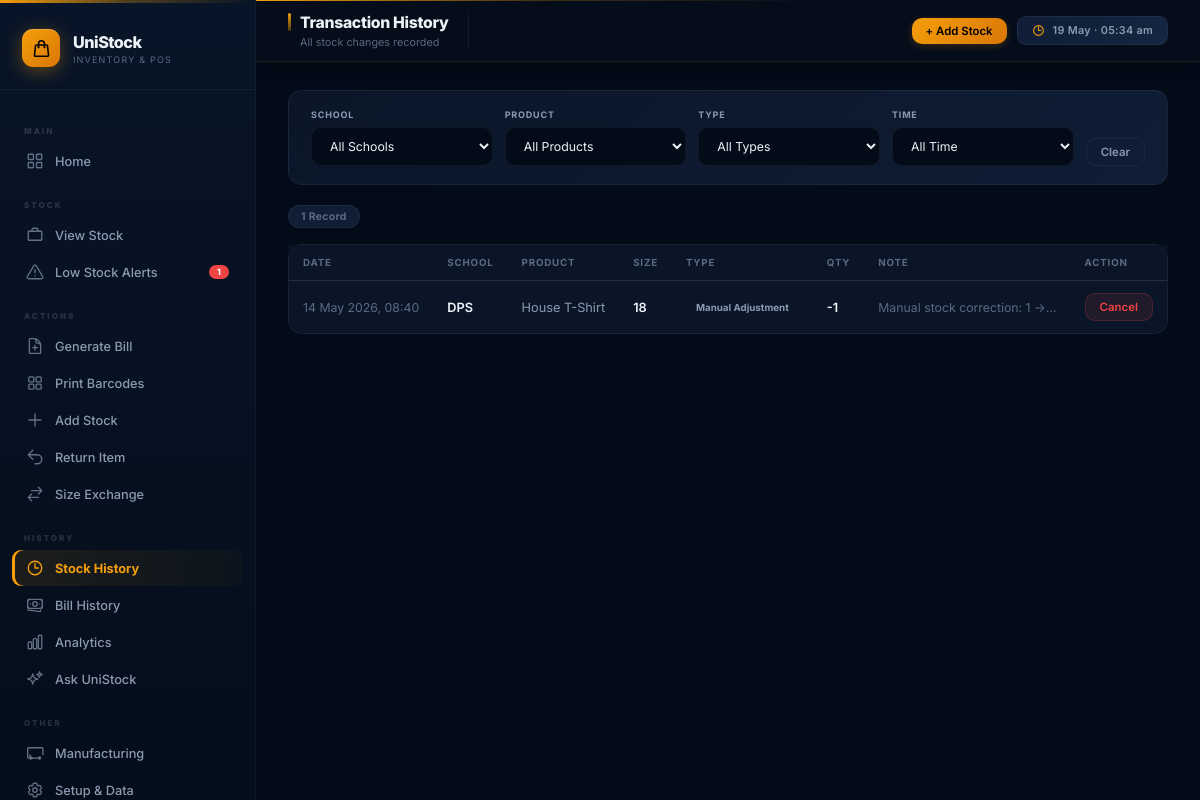
Page /history/ (signed in) on the committed database.
### transactions/models.py (models this page shows, shortened)
class StockTransaction(models.Model):
    TRANSACTION_TYPES = [
        ('RESTOCK', 'Stock Added'),
        ('SALE', 'Sale'),
        ('RETURN', 'Return'),
        ('EXCHANGE_IN', 'Exchange — Returned'),
        ('EXCHANGE_OUT', 'Exchange — Given'),
        ('BILL_SALE', 'Bill Sale'),
        ('ADJUSTMENT', 'Manual Adjustment'),
    ]
    school_product = models.ForeignKey(
        SchoolProduct, on_delete=models.CASCADE, related_name='transactions'
    )
    transaction_type = models.CharField(max_length=20, choices=TRANSACTION_TYPES)
    quantity = models.IntegerField()
    note = models.TextField(blank=True)
    created_at = models.DateTimeField(auto_now_add=True, db_index=True)
    is_void = models.BooleanField(default=False, db_index=True)
    void_reason = models.TextField(blank=True)
    class Meta:
        ordering = ['-created_at']

### schools/models.py (models this page shows, shortened)
class SchoolProduct(models.Model):
    school = models.ForeignKey(School, on_delete=models.CASCADE, related_name='school_products', null=True, blank=True)
    product = models.ForeignKey(Product, on_delete=models.CASCADE, related_name='school_products')
    size = models.ForeignKey(Size, on_delete=models.CASCADE, related_name='school_products')
    price = models.DecimalField(max_digits=8, decimal_places=2, null=True, blank=True)
    stock = models.IntegerField(default=0, db_index=True)
    low_stock_threshold = models.IntegerField(default=5)
    sku_code = models.CharField(max_length=30, unique=True, blank=True, null=True, db_index=True)
    class Meta:
        ordering = ['school__name', 'product__name', 'size__size_value']
        indexes = [
            models.Index(fields=['school', 'product', 'size'], name='idx_school_product_size'),
            models.Index(fields=['school', 'product'], name='idx_school_product'),
            models.Index(fields=['stock'], name='idx_stock_level'),
        ]
        constraints = [
            models.UniqueConstraint(
                fields=['school', 'product', 'size'],
                condition=Q(school__isnull=False),
                name='uniq_school_product_size_specific',
            ),
            models.UniqueConstraint(
                fields=['product', 'size'],
                condition=Q(school__isnull=True),
                name='uniq_school_product_size_general',
            ),
            models.CheckConstraint(
                condition=Q(price__isnull=True) | Q(price__gte=0),
                name='schoolproduct_price_non_negative',
            ),
            models.CheckConstraint(
                condition=Q(stock__gte=0),
                name='schoolproduct_stock_non_negative',
            ),
            models.CheckConstraint(
                condition=Q(low_stock_threshold__gte=0),
                name='schoolproduct_threshold_non_negative',
            ),
        ]

class School(models.Model):
    name = models.CharField(max_length=100)
    code = models.CharField(max_length=20)
    class Meta:
        ordering = ['name']
        constraints = [
            models.UniqueConstraint(Lower('code'), name='uniq_school_code_ci'),
        ]

### products/models.py (models this page shows, shortened)
class Product(models.Model):
    name = models.CharField(max_length=100, unique=True)

### sizes/models.py (models this page shows, shortened)
class Size(models.Model):
    product = models.ForeignKey(Product, on_delete=models.CASCADE)
    size_value = models.CharField(max_length=20)
    class Meta:
        constraints = [
            models.UniqueConstraint(
                'product',
                Lower('size_value'),
                name='uniq_size_per_product_ci',
            ),
        ]

### dashboard/views.py (the view)
# urls.py: path('history/', views.transaction_history, name='transaction_history'),
def transaction_history(request):
    qs = StockTransaction.objects.select_related(
        'school_product__school', 'school_product__product', 'school_product__size'
    )
    school_id = request.GET.get('school')
    product_id = request.GET.get('product')
    tx_type = request.GET.get('type')
    date_range = request.GET.get('range', '')
    show_void = request.GET.get('void', '')
    if school_id:
        qs = qs.filter(school_product__school_id=school_id)
    if product_id:
        qs = qs.filter(school_product__product_id=product_id)
    if tx_type:
        qs = qs.filter(transaction_type=tx_type)
    if not show_void:
        qs = qs.filter(is_void=False)
    if date_range == 'today':
        qs = qs.filter(created_at__date=timezone.now().date())
    elif date_range == 'week':
        qs = qs.filter(created_at__gte=timezone.now() - timedelta(days=7))
    elif date_range == 'month':
        qs = qs.filter(created_at__gte=timezone.now() - timedelta(days=30))
    paginator = Paginator(qs, 30)
    page = request.GET.get('page', 1)
    txs = paginator.get_page(page)
    ctx = {
        'txs': txs,
        'schools': School.objects.all(),
        'products': Product.objects.all(),
        'selected_school': school_id or '',
        'selected_product': product_id or '',
        'selected_type': tx_type or '',
        'selected_range': date_range,
        'show_void': show_void,
        'total_count': paginator.count,
    }
    return render(request, 'transactions/history.html', ctx)

### dashboard/context_processors.py (called while the page is built)
def global_stats(request):
    low_stock_count = cache.get('low_stock_count')
    if low_stock_count is None:
        try:
            low_stock_count = SchoolProduct.objects.filter(stock__lte=F('low_stock_threshold')).count()
            cache.set('low_stock_count', low_stock_count, 300) # Cache for 5 minutes
        except Exception:
            low_stock_count = 0
    return {'low_stock_count': low_stock_count}

### templates/transactions/history.html (shortened to what this page needs)
{% extends 'base.html' %}
{% block nav_history %}active{% endblock %}
{% block page_title %}Transaction History{% endblock %}
{% block page_sub %}All stock changes recorded{% endblock %}
{% block topbar_actions %}<a href="{% url 'stock_in' %}" class="btn btn-primary btn-sm">+ Add Stock</a>{% endblock %}
{% block content %}
<form method="GET" class="filter-bar">
  <div class="form-group">
    <label>School</label>
    <select class="searchable" name="school" onchange="this.form.submit()">
      <option value="">All Schools</option>
    </select>
  </div>
  <div class="form-group">
    <label>Product</label>
    <select class="searchable" name="product" onchange="this.form.submit()">
      <option value="">All Products</option>
    </select>
  </div>
  <div class="form-group">
    <label>Type</label>
    <select class="searchable" name="type" onchange="this.form.submit()">
      <option value="">All Types</option>
    </select>
  </div>
  <div class="form-group">
    <label>Time</label>
    <select class="searchable" name="range" onchange="this.form.submit()">
      <option value="">All Time</option>
    </select>
  </div>
  <div class="form-group" style="flex:0;min-width:auto">
    <label>&nbsp;</label>
    <a href="{% url 'transaction_history' %}" class="btn btn-outline btn-sm">Clear</a>
  </div>
</form>
<div style="display:flex; justify-content:space-between; align-items:center; margin-bottom:16px;">
  <span class="record-count">{{ total_count }} Record{{ total_count|pluralize }}</span>
</div>
<div class="card" style="padding:0;">
  <div class="table-wrap">
    <table>
      <thead>
        <tr><th>Date</th><th>School</th><th>Product</th><th>Size</th><th>Type</th><th>Qty</th><th>Note</th><th>Action</th></tr>
      </thead>
      <tbody>
        {% for tx in txs %}
        <tr{% if tx.is_void %} class="void-row"{% endif %}>
          <td class="text-muted">{{ tx.created_at|date:"d M Y, H:i" }}</td>
          <td><strong>{{ tx.school_product.school.name|default:"General Item" }}</strong></td>
          <td>{{ tx.school_product.product.name }}</td>
          <td><strong>{{ tx.school_product.size.size_value }}</strong></td>
          <td><span class="tx-chip tx-{{ tx.transaction_type }}">{{ tx.get_transaction_type_display }}</span></td>
          <td><strong>{{ tx.quantity }}</strong></td>
          <td class="text-muted">{{ tx.note|default:"—"|truncatechars:30 }}</td>
          <td>
            {% if tx.is_void %}
              <span class="text-muted" style="font-size:0.75rem">Cancelled</span>
            {% else %}
              <a href="{% url 'void_transaction' tx.pk %}" class="btn btn-danger btn-sm">Cancel</a>
            {% endif %}
          </td>
        </tr>
        {% empty %}
        <tr><td colspan="8">
          <div class="empty-state"><h3>No transactions found</h3><p>Try adjusting your filters.</p></div>
        </td></tr>
        {% endfor %}
      </tbody>
    </table>
  </div>
</div>
{% endblock %}

### static/css/style.css (style rules this page uses)
:root { --bg: #030a18; --surface: #0a1628; --surface-2: #0f1d35; --surface-3: #142642; --border: rgba(255,255,255,0.055); --border-hover:rgba(255,255,255,0.12); --gold: #f59e0b; --gold-light: #fbbf24; --gold-dim: rgba(245,158,11,0.10); --emerald: #10b981; --emerald-dim: rgba(16,185,129,0.10); --red: #ef4444; --red-dim: rgba(239,68,68,0.10); --amber: #f59e0b; --blue: #3b82f6; --purple: #a855f7; --text: #edf2f7; --text-muted: #5a6a80; --text-dim: #8a9bb0; --sidebar-w: 256px; --radius: 14px; --radius-sm: 10px; --shadow: 0 8px 32px rgba(0,0,0,0.35); --shadow-lg: 0 20px 50px rgba(0,0,0,0.45); --transition: 0.22s cubic-bezier(0.4,0,0.2,1); }
*, *::before, *::after { box-sizing: border-box; margin: 0; padding: 0; }
html { font-size: 15px; }
body { font-family: 'Inter', -apple-system, sans-serif; background: var(--bg); color: var(--text); min-height: 100vh; display: flex; }
a { text-decoration: none; color: inherit; }
.card { background: var(--surface); border: 1px solid var(--border); border-radius: var(--radius); padding: 24px; transition: border-color var(--transition), box-shadow var(--transition); }
.table-wrap { overflow-x: auto; }
table { width: 100%; border-collapse: collapse; font-size: 0.85rem; }
thead th { padding: 12px 14px; text-align: left; font-size: 0.65rem; font-weight: 700; color: var(--text-muted); text-transform: uppercase; letter-spacing: 0.8px; border-bottom: 1px solid var(--border); white-space: nowrap; }
tbody tr { border-bottom: 1px solid var(--border); transition: all var(--transition); }
tbody tr:last-child { border-bottom: none; }
td { padding: 12px 14px; color: var(--text-dim); vertical-align: middle; }
td strong { color: var(--text); font-weight: 600; }
.tx-chip { font-size: 0.65rem; font-weight: 700; padding: 3px 10px; border-radius: 99px; white-space: nowrap; display: inline-block; }
.form-group { display: flex; flex-direction: column; gap: 7px; }
label { font-size: 0.72rem; font-weight: 700; color: var(--text-dim); letter-spacing: 0.5px; text-transform: uppercase; }
input, select, textarea { background: var(--bg); border: 1px solid var(--border); border-radius: var(--radius-sm); color: var(--text); font-family: 'Inter', sans-serif; font-size: 0.9rem; padding: 12px 16px; transition: all var(--transition); width: 100%; }
select option { background: var(--surface-2); }
.btn { display: inline-flex; align-items: center; gap: 7px; padding: 10px 20px; border-radius: var(--radius-sm); font-size: 0.85rem; font-weight: 600; border: none; transition: all var(--transition); white-space: nowrap; }
.btn-primary { background: linear-gradient(135deg, var(--gold), #d97706); color: #000; box-shadow: 0 2px 8px rgba(245,158,11,0.2); }
.btn-outline { background: transparent; border: 1px solid var(--border); color: var(--text-dim); }
.btn-danger { background: var(--red-dim); color: var(--red); border: 1px solid rgba(239,68,68,0.2); }
.btn-sm { font-size: 0.76rem; padding: 6px 14px; }
.filter-bar { display: flex; gap: 12px; align-items: flex-end; flex-wrap: wrap; margin-bottom: 20px; padding: 18px 22px; background: var(--surface); border: 1px solid var(--border); border-radius: var(--radius); }
.filter-bar .form-group { flex: 1; min-width: 140px; }
.filter-bar label { font-size: 0.6rem; }
.filter-bar select { padding: 10px 14px; font-size: 0.82rem; }
.text-muted { color: var(--text-muted); font-size: 0.82rem; }
tbody tr { transition: background 0.12s; }
.filter-bar { border: 1px solid var(--border); background: linear-gradient(135deg, var(--surface), var(--surface-2)); }
.record-count { display: inline-flex; align-items: center; background: var(--surface-2); border: 1px solid var(--border); border-radius: 99px; padding: 4px 12px; font-size: 0.7rem; font-weight: 700; color: var(--text-muted); letter-spacing: 0.3px; }
label { letter-spacing: 0.8px; }
thead th { position: sticky; top: 0; background: var(--surface); z-index: 1; }

### rows in the picture
StockTransaction: created_at "14 May 2026, 08:40", school_product.school.name "DPS", school_product.product.name "House T-Shirt", school_product.size.size_value "18", transaction_type "Manual Adjustment", quantity "-1", note "Manual stock correction: 1 ->…", is_void "Cancel"

### other values in the picture
{{ low_stock_count }} "1"
{{ total_count }} "1"
